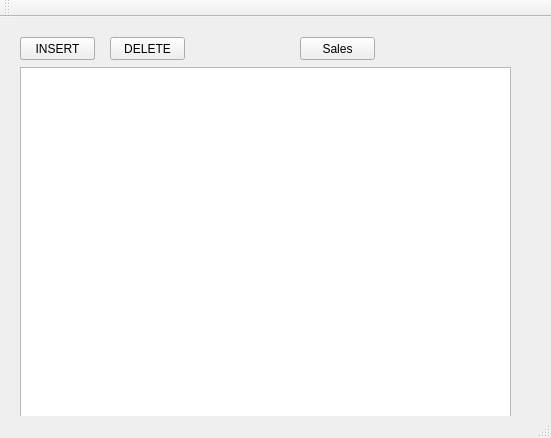
<?xml version="1.0" encoding="UTF-8"?>
<ui version="4.0">
 <class>MainWindow</class>
 <widget class="QMainWindow" name="MainWindow">
  <property name="geometry">
   <rect>
    <x>0</x>
    <y>0</y>
    <width>551</width>
    <height>438</height>
   </rect>
  </property>
  <property name="windowTitle">
   <string>MainWindow</string>
  </property>
  <widget class="QWidget" name="centralWidget">
   <widget class="QPushButton" name="pushButton">
    <property name="geometry">
     <rect>
      <x>20</x>
      <y>20</y>
      <width>75</width>
      <height>23</height>
     </rect>
    </property>
    <property name="text">
     <string>SHOW</string>
    </property>
   </widget>
   <widget class="QPushButton" name="pushButton_2">
    <property name="geometry">
     <rect>
      <x>20</x>
      <y>20</y>
      <width>75</width>
      <height>23</height>
     </rect>
    </property>
    <property name="text">
     <string>INSERT</string>
    </property>
   </widget>
   <widget class="QPushButton" name="pushButton_3">
    <property name="geometry">
     <rect>
      <x>110</x>
      <y>20</y>
      <width>75</width>
      <height>23</height>
     </rect>
    </property>
    <property name="text">
     <string>DELETE</string>
    </property>
   </widget>
   <widget class="QTableView" name="tableView">
    <property name="geometry">
     <rect>
      <x>20</x>
      <y>50</y>
      <width>491</width>
      <height>361</height>
     </rect>
    </property>
    <property name="sizeAdjustPolicy">
     <enum>QAbstractScrollArea::AdjustToContents</enum>
    </property>
    <property name="editTriggers">
     <set>QAbstractItemView::NoEditTriggers</set>
    </property>
   </widget>
   <widget class="QPushButton" name="pushButton_4">
    <property name="geometry">
     <rect>
      <x>300</x>
      <y>20</y>
      <width>75</width>
      <height>23</height>
     </rect>
    </property>
    <property name="text">
     <string>Sales</string>
    </property>
   </widget>
  </widget>
  <widget class="QToolBar" name="mainToolBar">
   <attribute name="toolBarArea">
    <enum>TopToolBarArea</enum>
   </attribute>
   <attribute name="toolBarBreak">
    <bool>false</bool>
   </attribute>
  </widget>
  <widget class="QStatusBar" name="statusBar"/>
 </widget>
 <layoutdefault spacing="6" margin="11"/>
 <resources/>
 <connections/>
</ui>
